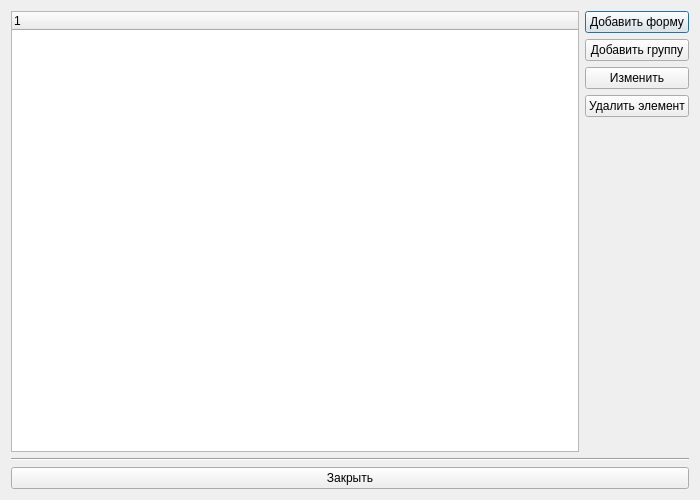
<?xml version="1.0" encoding="UTF-8"?>
<ui version="4.0">
 <class>NodesEditorDialogWindow</class>
 <widget class="QDialog" name="NodesEditorDialogWindow">
  <property name="geometry">
   <rect>
    <x>0</x>
    <y>0</y>
    <width>700</width>
    <height>500</height>
   </rect>
  </property>
  <property name="windowTitle">
   <string>Редактор состава ИД</string>
  </property>
  <layout class="QVBoxLayout" name="verticalLayout_2">
   <item>
    <layout class="QHBoxLayout" name="hl_main">
     <item>
      <widget class="QTreeWidget" name="tw_nodes">
       <column>
        <property name="text">
         <string notr="true">1</string>
        </property>
       </column>
      </widget>
     </item>
     <item>
      <layout class="QVBoxLayout" name="vl_buttons">
       <item>
        <widget class="QPushButton" name="btn_add_form">
         <property name="text">
          <string>Добавить форму</string>
         </property>
        </widget>
       </item>
       <item>
        <widget class="QPushButton" name="btn_add_group">
         <property name="text">
          <string>Добавить группу</string>
         </property>
        </widget>
       </item>
       <item>
        <widget class="QPushButton" name="btn_edit">
         <property name="text">
          <string>Изменить</string>
         </property>
        </widget>
       </item>
       <item>
        <widget class="QPushButton" name="btn_delete_item">
         <property name="text">
          <string>Удалить элемент</string>
         </property>
        </widget>
       </item>
       <item>
        <spacer name="vert_spacer">
         <property name="orientation">
          <enum>Qt::Vertical</enum>
         </property>
         <property name="sizeHint" stdset="0">
          <size>
           <width>20</width>
           <height>40</height>
          </size>
         </property>
        </spacer>
       </item>
      </layout>
     </item>
    </layout>
   </item>
   <item>
    <widget class="Line" name="line">
     <property name="sizePolicy">
      <sizepolicy hsizetype="Minimum" vsizetype="Fixed">
       <horstretch>0</horstretch>
       <verstretch>0</verstretch>
      </sizepolicy>
     </property>
     <property name="orientation">
      <enum>Qt::Horizontal</enum>
     </property>
    </widget>
   </item>
   <item>
    <layout class="QHBoxLayout" name="hl_saveclose">
     <item>
      <widget class="QPushButton" name="btn_close">
       <property name="text">
        <string>Закрыть</string>
       </property>
       <property name="icon">
        <iconset>
         <normaloff>:/icons/resources/icons/close.svg</normaloff>:/icons/resources/icons/close.svg</iconset>
       </property>
      </widget>
     </item>
    </layout>
   </item>
  </layout>
 </widget>
 <resources>
  <include location="../../resources.qrc"/>
 </resources>
 <connections/>
</ui>
